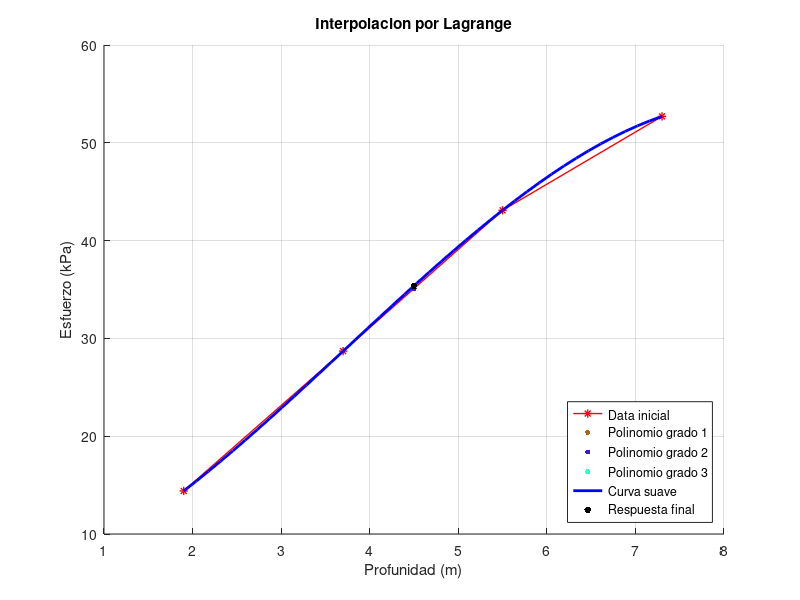

Reproduce this figure in MATLAB.
function Programa03_E3
    %Limpieza
    clc;
    clear;
    close all;
    format short;
    
    %Inicializacion de datos
    xData = [1.9,  3.7,  5.5,  7.3];
    yData = [14.4, 28.7, 43.1, 52.7];
    
    z = 4.5;
    
    polynomials = 3;
    
    n = length(xData);
    
    %Muestra del problema
    disp("       Datos a interpolar:");
    fprintf("Profundidad\t\tEsfuerzo\n");
    for i = 1:n
        fprintf("%.4f\t\t\t%.4f\n",xData(i),yData(i));
    end
    
    input('Presione enter para continuar...','s');
    
    %Grafica de la data
    interpolation = figure('Name','Lagrange','MenuBar','none');
    title('Interpolacion por Lagrange');
    xlabel('Profunidad (m)');
    ylabel('Esfuerzo (kPa)');
    set(interpolation, 'Position',  [100, 250, 500, 400]);
    intF = gca;
    grid on;
    hold on;
    
    lengthX = length(xData);
    x = xData;
    y = yData;
    
    plot(intF,x,y,'-*r','LineWidth',1,'DisplayName','Data inicial');
    legend('Location','southeast');
    
    disp("Grafica elaborada");
    input('Presione enter para continuar...','s');
    
    %Muestra de polinomios
    for i = 1:polynomials
        fprintf("\n Polinomio de grado %d\n",i);
        total = 0;
        for j = 1:i+1
            if j ~= 1
                fprintf("\n + ");
            end
            fprintf("%.4f",yData(j));
            up = upsidePart(xData,i+1,j,z);
            fprintf("/(");
            down = downsidePart(xData,i+1,j,z);
            fprintf(")");
            total = total + yData(j)*up/down;
        end
        color = [rand rand rand];        
        plot(intF,z,total,'.','MarkerSize',12,'Color',color,'DisplayName',cstrcat("Polinomio grado ",num2str(i)));
        legend('off');
        legend('show');
        legend('Location','southeast');
        fprintf(" = %.4f\n",total);
        input('Presione enter para continuar ...','s');
    end
    
    fprintf("\nRespuesta final: %.4f\n\n",total);

    %Impresion de la curva suave
    samplingRateIncrease = 10;
    newXSamplePoints = linspace(min(x), max(x), lengthX * samplingRateIncrease);
    smoothedY = spline(x, y, newXSamplePoints);
    plot(newXSamplePoints, smoothedY, '-b','LineWidth',2,'DisplayName','Curva suave');
    plot(intF,z,total,'.k','MarkerSize',15,'DisplayName',"Respuesta final");
    legend('off');
    legend('show');
    legend('Location','southeast');
    zoom on;
    disp("Compare resultados");
    
    input('Presione enter para finalizar el programa','s');
end

%Funcion para obtener el numerador
function [total] = upsidePart(data,t,k,x)
	total = 1;
    for i = 1:t
        if i~= k
            total = total * (x - data(i));
            fprintf("(%.4f - %f)",x,data(i));
        end 
    end
end

%Funcion para obtener el denominador
function total = downsidePart(data,t,k,x)
    total = 1;
    for i = 1:t
        if i~=k
            total = (total * (data(k) - data(i)));
            fprintf("(%.4f - %.4f)",data(k),data(i));
        end
    end
end